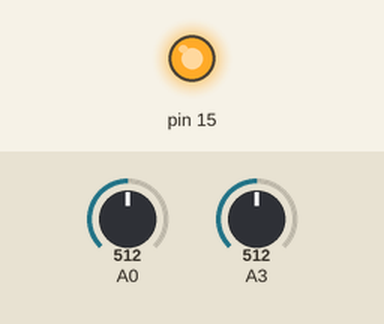
Simulated run of this sketch. Board: Arduino Uno, built with avr-gcc and run on an emulated ATmega328P. Shown: output pins drawn as LEDs (lit = HIGH). The test bench sets the inputs (shaded band); at power-on: A0 = 512, A3 = 512. Storage starts empty; pins used as bus, display or sensor lines are not drawn; what the sketch prints to the serial monitor is not drawn.

Above: at 0.1 s.
Timing chart, 0 to 1.8 s (numbered marks = the images above):
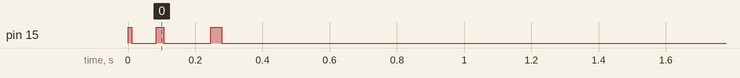

The sketch:

C12880.ino
```cpp
#include <C12880.h>

C12880 spectro;
File myFile;

void setup() {
  // put your setup code here, to run once:
  Serial.begin(115200);
  spectro.SpectroInit();
#if 0   //sample code
  spectro.PulseClkAB(3);
  spectro.StartIntegAB();
  spectro.PulseClkAB(10000);
  spectro.StopIntegA();
  spectro.StopIntegB();
  spectro.PulseClkAB(87);
  spectro.ReadVedioAB(data);
#else
  spectro.RunDevice(10000,10000,NoPrint,myFile);
#endif
  //=======
  delay(10);
  spectro.RunDevice(20000,30000,WriteSerial,myFile);
#if DEBUG_MODE
  spectro.PrintData();
#endif
  //=======
  delay(10);

  if (!SD.begin(SD_CSPIN)) {
    Serial.println("initialization failed!");
    return;
  }
  myFile = SD.open("test.txt", FILE_WRITE);

  if (myFile) {
    spectro.RunDevice(30000,20000,WriteSD,myFile);
  } else {
    // if the file didn't open, print an error:
    Serial.println("error opening test.txt");
  }
  // close the file:
  myFile.close();

}

void loop() {
  // put your main code here, to run repeatedly:

}
```
